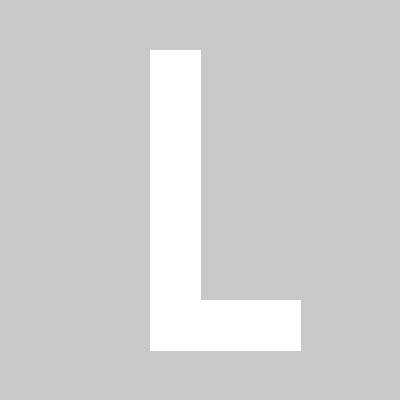
Frame 1 (no input)
Frame 60 (the mouse pressed at the canvas centre just before this capture): identical to frame 1, image omitted
Frame 120 (the mouse held since frame 60 and released just before this capture): identical to frame 1, image omitted

The Processing sketch that drew this single still picture (run headless with seeded random() and noise(); from frame 60 on, the mouse is pressed at the canvas centre):

// Processing sketch: Font01_Normal_L_Cai_Zhixiang_jpg
// ── Font01_Normal_L_Cai_Zhixiang_jpg.pde

void setup(){
size(400,400);

}

void draw(){

background(200);
fill(255);
stroke(255);
rect(150,50,50,300);
rect(150,300,150,50);


}
